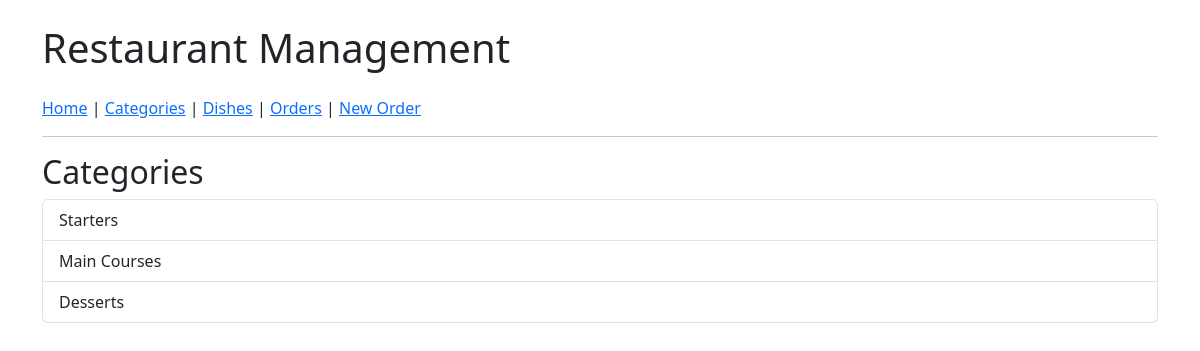
Page /categories/ on the committed database.
### menu/models.py (models this page shows, shortened)
class Category(models.Model):
    name = models.CharField(max_length=100)

### menu/views.py (the view)
# urls.py: path('categories/', views.CategoryListView.as_view(), name='category_list'),
class CategoryListView(ListView):
    model = Category
    template_name = 'menu/category_list.html'
    context_object_name = 'categories'

### menu/templates/menu/category_list.html
{% extends 'menu/base.html' %}
{% block content %}
<h2>Categories</h2>
<ul class="list-group">
    {% for category in categories %}
        <li class="list-group-item">{{ category.name }}</li>
    {% endfor %}
</ul>
{% endblock %}

### rows in the picture
Category: name "Starters"
Category: name "Main Courses"
Category: name "Desserts"
